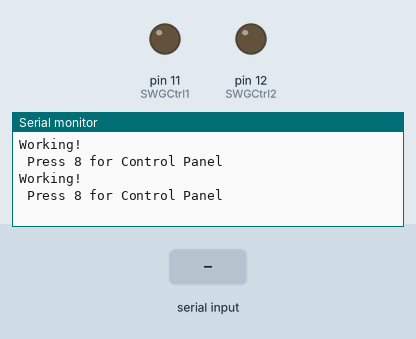
This sketch was run on a simulated Arduino Uno, built with avr-gcc and run on an emulated ATmega328P. Parts: output pins drawn as LEDs (lit = HIGH), the last lines printed to the serial monitor. Inputs (shaded band) come from the test bench.

Above: at 2.2 s.
2.3 s: "8" received over Serial
At 4.2 s:
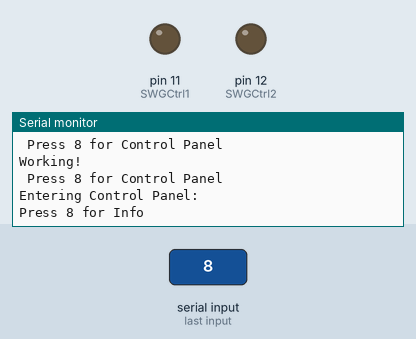
4.5 s: "1" received over Serial
At 5.7 s:
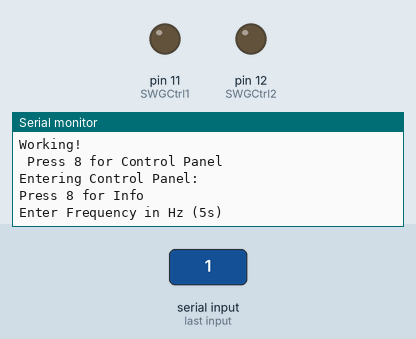
6.0 s: "90,45,200\n" received over Serial
At 8.0 s:
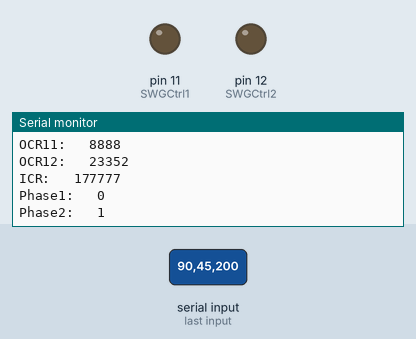

Measured:
- after the input at 2.3 s, the serial monitor: prints a new line after 0.74 s (image 1)
- after the input at 4.5 s, the serial monitor: prints a new line at once (image 2)
- after the input at 6.0 s, the serial monitor: prints a new line after 0.20 s (image 3)

The sketch:

SWG00.ino
```cpp
// (licence header left out)
/*

	Square Wave Generator
	Control Through Serial Port

*/
/////////// Control Pins
unsigned int SWGCtrl1       = 11; 				// Control Pin 1 // On Mega 11 // On Uno 9
unsigned int SWGCtrl2       = 12; 				// Control Pin 2 // On Mega 12 // On Uno 10
///////////
/////////// Parameters
unsigned long SWGFreq       = 10000;				// Default Frequency
unsigned long SWGICRMath    = (long)(F_CPU/SWGFreq); 		// Default Timer Counter
unsigned int SWGDutyCycle11 = 50;				// Default Duty Cycle Chanel 1
unsigned int SWGDutyCycle12 = 50;				// Default Duty Cycle Chanel 2
unsigned int SWGOCRMath11   = SWGICRMath*SWGDutyCycle11/100;    // Default Timer Counter Chanel 1
unsigned int SWGOCRMath12   = SWGICRMath*SWGDutyCycle12/100;	// Default Timer Counter Chanel 2
unsigned int SWGPhase1      = 0; 				// Default Phase Chanel 1
unsigned int SWGPhase2      = 1;				// Default Phase Chanel 2
///////////
/////////// Command Variables
char SWGCtrlCmm;						//Control Character
///////////

void setup()
{

Serial.begin(9600);
Serial.setTimeout(5000);
pinMode(SWGCtrl1,OUTPUT);
pinMode(SWGCtrl2,OUTPUT);


while(!Serial){}
delay(1000);

}

void loop()
{
  Serial.println("Working! \n Press 8 for Control Panel");
  if (Serial.read() == '8')
  {
    Serial.println("Entering Control Panel: \n");
    SWGControlPanel();
  }
  delay(1000);
}

void SWGControlPanel()						// Control Panel
{
    Serial.println("Press 8 for Info");
    SWGCtrlCmm = 0;
    while (SWGCtrlCmm != 57)
{
  if (Serial.available() >= 0)
    {
        SWGCtrlCmm = Serial.read();
        switch (SWGCtrlCmm)
        {
          case '1':						// Set Frequency
            Serial.flush();
	    Serial.println("Enter Frequency in Hz (5s) \n");
            delay(1000);
            SWGFreq = Serial.parseInt();
            SWGICRMath = (long)(16000000/SWGFreq);
            SWGOCRMath11 = (int)(SWGDutyCycle11*SWGICRMath/100);
            SWGOCRMath12 = (int)(SWGDutyCycle12*SWGICRMath/100);
            Serial.println(" Frequency Adjusted ");
          break;
          case '2':						// View Information
            Serial.print("The Frequency is:   ");
            Serial.println(SWGFreq);
            Serial.print("Duty Cycle 11:   ");
            Serial.println(SWGDutyCycle11);
            Serial.print("Duty Cycle 12:   ");
            Serial.println(SWGDutyCycle12);
            Serial.print("OCR11:   ");
            Serial.println(SWGOCRMath11);
            Serial.print("OCR12:   ");
            Serial.println(SWGOCRMath12);
            Serial.print("ICR:   ");
            Serial.println(SWGICRMath);
            Serial.print("Phase1:   ");
            Serial.println(SWGPhase1);
            Serial.print("Phase2:   ");
            Serial.println(SWGPhase2);
          break;
          case '4':						// Set Duty Cycle Chanel 1
          Serial.flush();
          Serial.println("Set Duty Cycle Chanel 11 in percentage:    ");
          SWGDutyCycle11  =  Serial.parseInt();
          SWGOCRMath11 = (int)(SWGDutyCycle11*SWGICRMath/100);
          Serial.println("Done!");
          break;
          case '5':						// Set Duty Cycle Chanel 2
            Serial.flush();
            Serial.println("Set Duty Cycle Chanel 12 in percentage:    ");
            SWGDutyCycle12  =  Serial.parseInt();
            SWGOCRMath12 = (int)(SWGDutyCycle12*SWGICRMath/100);
            Serial.println("Done!");
          break;
          case '6':						// Set Phase For Chanel 1
            Serial.flush();
            Serial.println("Set Inverting 11: 0 - Not , 1 - Inverted    ");
            SWGPhase1 = Serial.parseInt();
            Serial.println("Done!");
          break;
          case '7':						// Set Phase For Chanel 2
            Serial.flush();
	    Serial.println("Set Inverting 12: 0 - Not , 1 - Inverted ");
            SWGPhase2 = Serial.parseInt();
            Serial.println("Done!");

          break;
          case '8':						// Print Information
            Serial.println("    Commands are: ");
            Serial.println(" 1: Adjust Frequency ");
            Serial.println(" 2: View Adjusted Parameters ");
            Serial.println(" 3: Set Scale Factor ");
            Serial.println(" 4: Set Duty Cycle Chanel 11 ");
            Serial.println(" 5: Set Duty Cycle Chanel 12 ");
            Serial.println(" 6: Set Invering 11  ");
            Serial.println(" 7: Set Invering 12  ");
            Serial.println(" 8: View This Help ");
            Serial.println(" 9: Write to Registers and Begin ");
            Serial.println(" 0: Stop Clock ");
            Serial.println("    Maximum Frequency is 1 MHz!   ");
          break;
          case '9':						// Write To Registers and Begin
            if(SWGPhase1 && SWGPhase2 == 0)
            {
              TCCR1A = 0xA2; // Both Non Inverted
            }
            else if(SWGPhase1 && SWGPhase2 == 1)
            {
              TCCR1A = 0xF2; // Both Inverted
            }
            else if (SWGPhase1 == 0 )
            {
              TCCR1A = 0xB2;
            }
            else
            {
              TCCR1A = 0xE2;
            }
            TCCR1B  = 0x19;
            ICR1    = (int)SWGICRMath;
            OCR1A   = (int)SWGOCRMath11;
            OCR1B   = (int)SWGOCRMath12;
            Serial.println("DONE");
          break;
          case '0':						// Stop Timer
            TCCR1A	= 0;
            TCCR1B	= 0;
            ICR1 	= 0;
            OCR1A	= 0;
            OCR1B	= 0;
          break;
          default:
          /////////////////////////////////////////////////////////
          break;
        }
    }

  delay(100);
}
}
```
